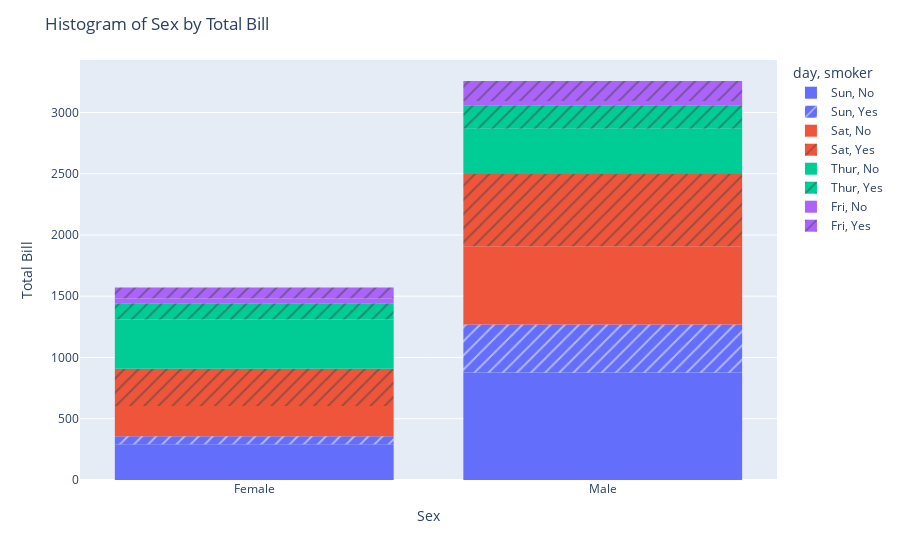

Write notebook code for a chart like this one.
### Code cell
fig = px.histogram(df, x= "sex" ,y="total_bill",pattern_shape="smoker",color="day")
fig.update_layout(title="Histogram of Sex by Total Bill",
                  xaxis_title="Sex",
                  yaxis_title="Total Bill")
fig.show()

### Figure 1 — Plotly figure (JSON) as saved in the notebook; plotly's stock layout.template omitted (floating-point values rounded to 4 significant figures)
{"data": [{"alignmentgroup": "True", "bingroup": "x", "histfunc": "sum", "hovertemplate": "day=Sun<br>smoker=No<br>sex=%{x}<br>sum of total_bill=%{y}<extra></extra>", "legendgroup": "Sun, No", "marker": {"color": "#636efa", "pattern": {"shape": ""}}, "name": "Sun, No", "offsetgroup": "Sun, No", "orientation": "v", "showlegend": true, "type": "histogram", "x": ["Female", "Male", "Male", "Male", "Female", "Male", "Male", "Male", "Male", "Male", "Male", "Female", "Male", "Male", "Female", "Male", "Female", "Male", "Female", "Male", "Male", "Male", "Male", "Male", "Male", "Male", "Male", "Male", "Male", "Female", "Female", "Male", "Male", "Male", "Male", "Male", "Female", "Female", "Male", "Male", "Male", "Male", "Male", "Male", "Female", "Male", "Female", "Female", "Male", "Male", "Male", "Female", "Male", "Male", "Male", "Male", "Male"], "xaxis": "x", "y": [16.99, 10.34, 21.01, 23.68, 24.59, 25.29, 8.77, 26.88, 15.04, 14.78, 10.27, 35.26, 15.42, 18.43, 14.83, 21.58, 10.33, 16.29, 16.97, 17.46, 13.94, 9.68, 30.4, 18.29, 22.23, 32.4, 28.55, 18.04, 12.54, 10.29, 34.81, 9.94, 25.56, 19.49, 38.07, 23.95, 25.71, 17.31, 29.93, 14.07, 13.13, 17.26, 24.55, 19.77, 29.85, 48.17, 25, 13.39, 16.49, 21.5, 12.66, 16.21, 13.81, 24.52, 20.76, 31.71, 20.69], "yaxis": "y"}, {"alignmentgroup": "True", "bingroup": "x", "histfunc": "sum", "hovertemplate": "day=Sun<br>smoker=Yes<br>sex=%{x}<br>sum of total_bill=%{y}<extra></extra>", "legendgroup": "Sun, Yes", "marker": {"color": "#636efa", "pattern": {"shape": "/"}}, "name": "Sun, Yes", "offsetgroup": "Sun, Yes", "orientation": "v", "showlegend": true, "type": "histogram", "x": ["Female", "Male", "Male", "Male", "Male", "Male", "Male", "Female", "Male", "Male", "Male", "Male", "Male", "Male", "Female", "Male", "Female", "Male", "Male"], "xaxis": "x", "y": [17.51, 7.25, 31.85, 16.82, 32.9, 17.89, 14.48, 9.6, 34.63, 34.65, 23.33, 45.35, 23.17, 40.55, 20.9, 30.46, 18.15, 23.1, 15.69], "yaxis": "y"}, {"alignmentgroup": "True", "bingroup": "x", "histfunc": "sum", "hovertemplate": "day=Sat<br>smoker=No<br>sex=%{x}<br>sum of total_bill=%{y}<extra></extra>", "legendgroup": "Sat, No", "marker": {"color": "#EF553B", "pattern": {"shape": ""}}, "name": "Sat, No", "offsetgroup": "Sat, No", "orientation": "v", "showlegend": true, "type": "histogram", "x": ["Male", "Male", "Female", "Female", "Male", "Male", "Male", "Male", "Male", "Male", "Female", "Male", "Male", "Female", "Female", "Male", "Male", "Male", "Female", "Male", "Male", "Male", "Female", "Male", "Male", "Male", "Female", "Male", "Male", "Female", "Female", "Male", "Female", "Male", "Male", "Female", "Male", "Male", "Male", "Male", "Male", "Male", "Female", "Male", "Male"], "xaxis": "x", "y": [20.65, 17.92, 20.29, 15.77, 39.42, 19.82, 17.81, 13.37, 12.69, 21.7, 19.65, 9.55, 18.35, 15.06, 20.69, 17.78, 24.06, 16.31, 16.93, 18.69, 31.27, 16.04, 26.41, 48.27, 17.59, 20.08, 16.45, 20.23, 12.02, 17.07, 14.73, 10.51, 20.92, 18.24, 14, 7.25, 48.33, 20.45, 13.28, 11.61, 10.77, 10.07, 35.83, 29.03, 17.82], "yaxis": "y"}, {"alignmentgroup": "True", "bingroup": "x", "histfunc": "sum", "hovertemplate": "day=Sat<br>smoker=Yes<br>sex=%{x}<br>sum of total_bill=%{y}<extra></extra>", "legendgroup": "Sat, Yes", "marker": {"color": "#EF553B", "pattern": {"shape": "/"}}, "name": "Sat, Yes", "offsetgroup": "Sat, Yes", "orientation": "v", "showlegend": true, "type": "histogram", "x": ["Male", "Male", "Male", "Male", "Male", "Male", "Female", "Male", "Female", "Female", "Male", "Female", "Female", "Male", "Male", "Male", "Female", "Female", "Female", "Male", "Male", "Male", "Male", "Male", "Female", "Male", "Male", "Female", "Female", "Female", "Male", "Male", "Male", "Female", "Female", "Male", "Male", "Male", "Male", "Male", "Female", "Male"], "xaxis": "x", "y": [38.01, 11.24, 20.29, 13.81, 11.02, 18.29, 3.07, 15.01, 26.86, 25.28, 17.92, 44.3, 22.42, 15.36, 20.49, 25.21, 14.31, 10.59, 10.63, 50.81, 15.81, 26.59, 38.73, 24.27, 12.76, 30.06, 25.89, 13.27, 28.17, 12.9, 28.15, 11.59, 7.74, 30.14, 22.12, 24.01, 15.69, 15.53, 12.6, 32.83, 27.18, 22.67], "yaxis": "y"}, {"alignmentgroup": "True", "bingroup": "x", "histfunc": "sum", "hovertemplate": "day=Thur<br>smoker=No<br>sex=%{x}<br>sum of total_bill=%{y}<extra></extra>", "legendgroup": "Thur, No", "marker": {"color": "#00cc96", "pattern": {"shape": ""}}, "name": "Thur, No", "offsetgroup": "Thur, No", "orientation": "v", "showlegend": true, "type": "histogram", "x": ["Male", "Male", "Male", "Male", "Female", "Male", "Female", "Male", "Male", "Male", "Male", "Female", "Female", "Female", "Male", "Female", "Male", "Male", "Female", "Female", "Male", "Female", "Female", "Male", "Male", "Female", "Female", "Female", "Female", "Female", "Female", "Female", "Female", "Female", "Male", "Male", "Female", "Female", "Female", "Female", "Female", "Male", "Male", "Male", "Female"], "xaxis": "x", "y": [27.2, 22.76, 17.29, 16.66, 10.07, 15.98, 34.83, 13.03, 18.28, 24.71, 21.16, 10.65, 12.43, 24.08, 11.69, 13.42, 14.26, 15.95, 12.48, 29.8, 8.52, 14.52, 11.38, 22.82, 19.08, 20.27, 11.17, 12.26, 18.26, 8.51, 10.33, 14.15, 13.16, 17.47, 34.3, 41.19, 27.05, 16.43, 8.35, 18.64, 11.87, 9.78, 7.51, 7.56, 18.78], "yaxis": "y"}, {"alignmentgroup": "True", "bingroup": "x", "histfunc": "sum", "hovertemplate": "day=Thur<br>smoker=Yes<br>sex=%{x}<br>sum of total_bill=%{y}<extra></extra>", "legendgroup": "Thur, Yes", "marker": {"color": "#00cc96", "pattern": {"shape": "/"}}, "name": "Thur, Yes", "offsetgroup": "Thur, Yes", "orientation": "v", "showlegend": true, "type": "histogram", "x": ["Male", "Male", "Male", "Female", "Male", "Male", "Male", "Male", "Female", "Female", "Male", "Male", "Female", "Female", "Female", "Male", "Female"], "xaxis": "x", "y": [19.44, 32.68, 16, 19.81, 28.44, 15.48, 16.58, 10.34, 43.11, 13, 13.51, 18.71, 12.74, 13, 16.4, 20.53, 16.47], "yaxis": "y"}, {"alignmentgroup": "True", "bingroup": "x", "histfunc": "sum", "hovertemplate": "day=Fri<br>smoker=No<br>sex=%{x}<br>sum of total_bill=%{y}<extra></extra>", "legendgroup": "Fri, No", "marker": {"color": "#ab63fa", "pattern": {"shape": ""}}, "name": "Fri, No", "offsetgroup": "Fri, No", "orientation": "v", "showlegend": true, "type": "histogram", "x": ["Male", "Female", "Male", "Female"], "xaxis": "x", "y": [22.49, 22.75, 12.46, 15.98], "yaxis": "y"}, {"alignmentgroup": "True", "bingroup": "x", "histfunc": "sum", "hovertemplate": "day=Fri<br>smoker=Yes<br>sex=%{x}<br>sum of total_bill=%{y}<extra></extra>", "legendgroup": "Fri, Yes", "marker": {"color": "#ab63fa", "pattern": {"shape": "/"}}, "name": "Fri, Yes", "offsetgroup": "Fri, Yes", "orientation": "v", "showlegend": true, "type": "histogram", "x": ["Male", "Female", "Female", "Male", "Male", "Male", "Male", "Female", "Female", "Male", "Female", "Male", "Male", "Female", "Female"], "xaxis": "x", "y": [28.97, 5.75, 16.32, 40.17, 27.28, 12.03, 21.01, 11.35, 15.38, 12.16, 13.42, 8.58, 13.42, 16.27, 10.09], "yaxis": "y"}], "layout": {"barmode": "relative", "legend": {"title": {"text": "day, smoker"}, "tracegroupgap": 0}, "margin": {"t": 60}, "title": {"text": "Histogram of Sex by Total Bill"}, "xaxis": {"anchor": "y", "domain": [0, 1], "title": {"text": "Sex"}}, "yaxis": {"anchor": "x", "domain": [0, 1], "title": {"text": "Total Bill"}}}}
